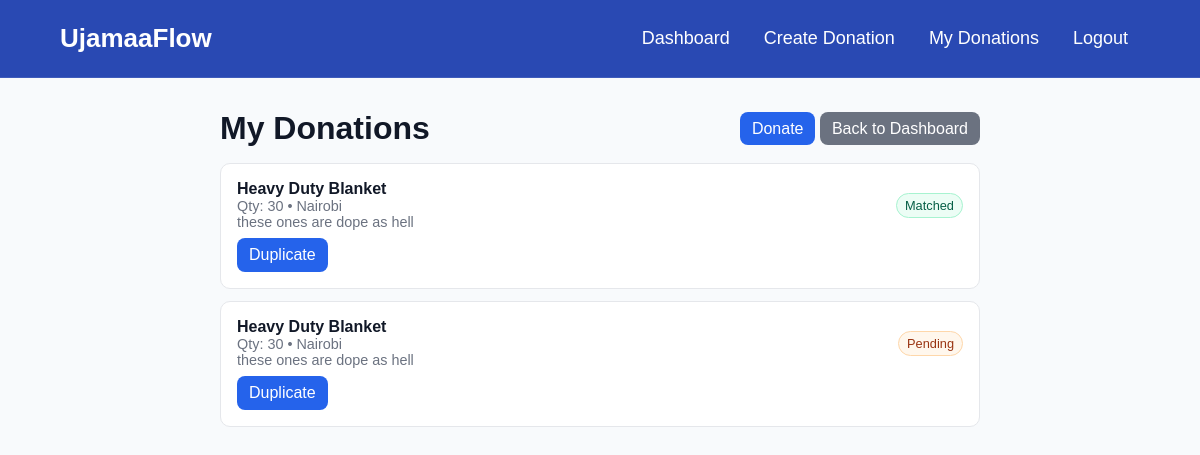
The page /donations (signed in) on the database its author committed.
### app/models.py (models this page shows)
class Donation(db.Model):
    id = db.Column(db.Integer, primary_key=True)
    donor_id = db.Column(db.Integer, db.ForeignKey('user.id'))
    item = db.Column(db.String(150), nullable=False)
    quantity = db.Column(db.String(50))
    description = db.Column(db.Text)
    location = db.Column(db.String(100))
    matched = db.Column(db.Boolean, default=False)
    flagged = db.Column(db.Boolean, default=False)
    media = db.relationship('DonationMedia', backref='donation', lazy=True, cascade='all, delete-orphan')
    reports = db.relationship('DonationReport', backref='donation', lazy=True, cascade='all, delete-orphan')

### app/routes.py (the view)
@main.route('/donations')
@login_required
def my_donations():
    if current_user.role != 'donor':
        flash('Only donors can view their donations.')
        return redirect(url_for('main.dashboard'))
    donor_donations = Donation.query.filter_by(donor_id=current_user.id).order_by(Donation.id.desc()).all()
    return render_template('donor/my_donations.html', donations=donor_donations)

### app/__init__.py (called while the page is built)
@login_manager.user_loader
def load_user(user_id):
    return User.query.get(int(user_id))

### app/templates/donor/my_donations.html (shortened to what this page needs)
<!DOCTYPE html>
<html lang="en">
<head>
</head>
<body>
  <nav class="navbar">
        <div class="nav-bar1">
            <div style="font-weight:800;" class="logo">UjamaaFlow</div>
            <div style="display:flex;gap:10px;" class="nav-links">
                <a href="{{ url_for('main.dashboard') }}" style="color:#fff;text-decoration:none;">Dashboard</a>
                <a href="{{ url_for('main.donate') }}" style="color:#fff;text-decoration:none;">Create Donation</a>
                <a href="{{ url_for('main.my_donations') }}" style="color:#fff;text-decoration:none;">My Donations</a>
                <a href="{{ url_for('auth.logout') }}" style="color:#fff;text-decoration:none;">Logout</a>
            </div>
        </div>
    </nav>
  <div class="main-container">
    <div class="header">
      <h1>My Donations</h1>
      <div>
        <a class="btn" href="{{ url_for('main.donate') }}">Donate</a>
        <a class="btn" href="{{ url_for('main.dashboard') }}" style="background:#6b7280;">Back to Dashboard</a>
      </div>
    </div>
    {% if donations %}
      {% for d in donations %}
        <div class="card">
          <div style="display:flex; justify-content:space-between; align-items:center;">
            <div>
              <strong>{{ d.item }}</strong>
              <div class="muted">Qty: {{ d.quantity or 'N/A' }} • {{ d.location or 'No location' }}</div>
              {% if d.description %}<div class="muted">{{ d.description }}</div>{% endif %}
            </div>
            <div>
              <span class="pill {{ 'matched' if d.matched else 'pending' }}">{{ 'Matched' if d.matched else 'Pending' }}</span>
            </div>
          </div>
          <div class="actions">
            <a class="btn" href="{{ url_for('main.donate') }}">Duplicate</a>
          </div>
        </div>
      {% endfor %}
    {% endif %}
  </div>
</body>
</html>

### app/templates/donor/my_donations.html (style rules this page uses)
* { margin: 0; padding: 0; box-sizing: border-box; }
body { font-family: Arial, sans-serif; background:#f8fafc; color:#111827; }
.navbar { background: rgba(30, 64, 175, 0.95); backdrop-filter: blur(20px); padding: 1rem 0; position: fixed; top: 0; width: 100%; z-index: 1000; transition: all 0.3s ease; border-bottom: 1px solid rgba(255, 255, 255, 0.1); }
.nav-bar1 { display: flex; align-items: center; justify-content: space-between; }
.logo { font-size: 26px; font-weight: bold; margin-left:60px; color:#fff; }
.nav-links { list-style: none; display: flex; gap: 24px; margin-right: 60px; font-size: 18px; }
.nav-links a { text-decoration: none; padding:12px; color: white; font-weight: 500; transition: color 0.3s ease; }
.main-container { max-width: 800px; margin-top: 80px; margin-left: auto; margin-right: auto; align-items:center; padding: 30px 20px; }
.header { display:flex; justify-content:space-between; align-items:center; margin-bottom:16px; }
.card { background:#fff; border:1px solid #e5e7eb; border-radius: 10px; padding: 16px; margin-bottom: 12px; }
.muted { color:#6b7280; font-size: .9em; }
.pill { display:inline-block; padding:4px 8px; border-radius:9999px; font-size:.8em; }
.pill.pending { background:#fff7ed; color:#9a3412; border:1px solid #fed7aa; }
.pill.matched { background:#ecfdf5; color:#065f46; border:1px solid #a7f3d0; }
.actions { display:flex; gap:10px; margin-top:8px; }
a.btn { text-decoration:none; background:#2563eb; color:#fff; padding:8px 12px; border-radius:8px; }

### rows shown on the page
Donation: item "Heavy Duty Blanket", quantity "30", location "Nairobi", description "these ones are dope as hell", matched "Matched"
Donation: item "Heavy Duty Blanket", quantity "30", location "Nairobi", description "these ones are dope as hell", matched "Pending"
